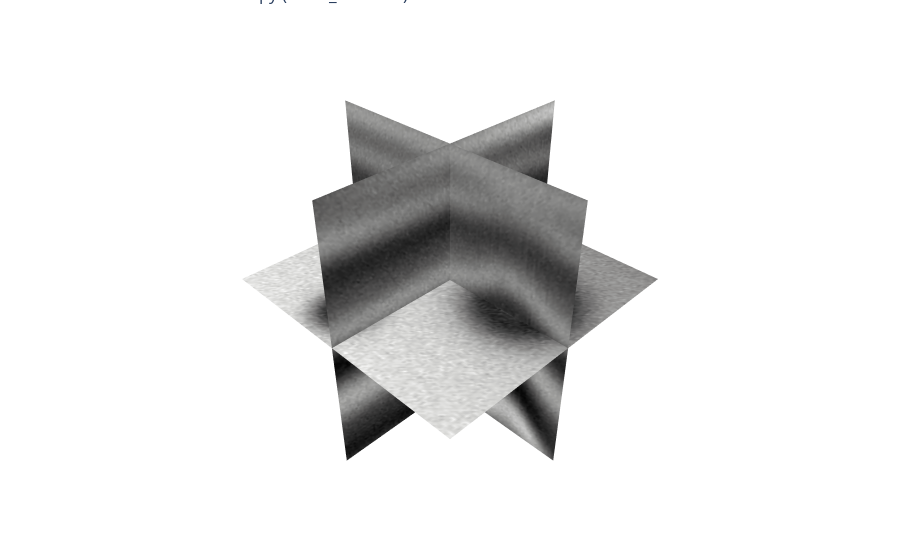

The notebook cell saved with this chart:
### Code cell
# Set mask_mode manually or based on your earlier config

# Start figure
fig = go.Figure()

# 1) Add the seismic grayscale slices (unchanged)
fig.add_trace(go.Surface(
    z=np.tile(np.arange(nz)[::-1], (ny, 1)).T,
    x=np.full((nz, ny), nx // 2),
    y=np.tile(np.arange(ny), (nz, 1)),
    surfacecolor=inline_norm,
    colorscale="Gray", showscale=False
))
fig.add_trace(go.Surface(
    z=np.tile(np.arange(nz)[::-1], (nx, 1)).T,
    x=np.tile(np.arange(nx), (nz, 1)),
    y=np.full((nz, nx), ny // 2),
    surfacecolor=crossline_norm,
    colorscale="Gray", showscale=False
))
fig.add_trace(go.Surface(
    z=np.full((ny, nx), nz // 2),
    x=np.tile(np.arange(nx), (ny, 1)),
    y=np.tile(np.arange(ny).reshape(-1, 1), (1, nx)),
    surfacecolor=np.rot90(timeslice_norm, k=-1),
    colorscale="Gray", showscale=False
))

# 2) Add faults based on mask_mode
def plot_fault_points(slice_mask, axis_index, slice_type, color, label):
    if slice_type == "inline":
        ks, js = np.where(slice_mask)
        fig.add_trace(go.Scatter3d(
            x=np.full_like(ks, axis_index),
            y=js,
            z=nz - 1 - ks,
            mode='markers',
            marker=dict(color=color, size=2),
            name=label
        ))
    elif slice_type == "crossline":
        ks, is_ = np.where(slice_mask)
        fig.add_trace(go.Scatter3d(
            x=is_,
            y=np.full_like(is_, axis_index),
            z=nz - 1 - ks,
            mode='markers',
            marker=dict(color=color, size=2),
            name=label
        ))
    elif slice_type == "timeslice":
        is_, js = np.where(slice_mask)
        fig.add_trace(go.Scatter3d(
            x=is_,
            y=js,
            z=np.full_like(is_, axis_index),
            mode='markers',
            marker=dict(color=color, size=2),
            name=label
        ))

if mask_mode == 0:
    # Binary faults → white
    plot_fault_points(inline_m == 1, nx // 2, "inline", "white", "Inline Faults")
    plot_fault_points(cross_m == 1, ny // 2, "crossline", "white", "Crossline Faults")
    plot_fault_points(timeslice_m == 1, nz // 2, "timeslice", "white", "Time-Slice Faults")

elif mask_mode == 1:
    # Multiclass: 1 = green, 2 = purple
    plot_fault_points(inline_m == 1, nx // 2, "inline", "green", "Inline Normal Faults")
    plot_fault_points(inline_m == 2, nx // 2, "inline", "purple", "Inline Inverse Faults")

    plot_fault_points(cross_m == 1, ny // 2, "crossline", "green", "Crossline Normal Faults")
    plot_fault_points(cross_m == 2, ny // 2, "crossline", "purple", "Crossline Inverse Faults")

    plot_fault_points(timeslice_m == 1, nz // 2, "timeslice", "green", "Time-Slice Normal Faults")
    plot_fault_points(timeslice_m == 2, nz // 2, "timeslice", "purple", "Time-Slice Inverse Faults")

# 3) Layout
fig.update_layout(
    scene=dict(
        xaxis=dict(visible=False),
        yaxis=dict(visible=False),
        zaxis=dict(visible=False),
        aspectmode='data'
    ),
    margin=dict(l=0, r=0, b=0, t=0),
    title=f"3D Fault Visualization — {selected_file} (mask_mode={mask_mode})"
)

fig.show()

### Figure 1 — Plotly figure (JSON) as saved in the notebook; plotly's stock layout.template omitted (floating-point values rounded to 4 significant figures; data arrays with more than 128 entries replaced by an {"elided": "..."} marker saying what was removed)
{"data": [{"colorscale": [[0, "rgb(0, 0, 0)"], [0.09091, "rgb(16, 16, 16)"], [0.1818, "rgb(38, 38, 38)"], [0.2727, "rgb(59, 59, 59)"], [0.3636, "rgb(81, 80, 80)"], [0.4545, "rgb(102, 101, 101)"], [0.5455, "rgb(124, 123, 122)"], [0.6364, "rgb(146, 146, 145)"], [0.7273, "rgb(171, 171, 170)"], [0.8182, "rgb(197, 197, 195)"], [0.9091, "rgb(224, 224, 223)"], [1, "rgb(254, 254, 253)"]], "showscale": false, "surfacecolor": {"elided": "128x128 int values"}, "type": "surface", "x": {"elided": "128x128 int values"}, "y": {"elided": "128x128 int values"}, "z": {"elided": "128x128 int values"}}, {"colorscale": [[0, "rgb(0, 0, 0)"], [0.09091, "rgb(16, 16, 16)"], [0.1818, "rgb(38, 38, 38)"], [0.2727, "rgb(59, 59, 59)"], [0.3636, "rgb(81, 80, 80)"], [0.4545, "rgb(102, 101, 101)"], [0.5455, "rgb(124, 123, 122)"], [0.6364, "rgb(146, 146, 145)"], [0.7273, "rgb(171, 171, 170)"], [0.8182, "rgb(197, 197, 195)"], [0.9091, "rgb(224, 224, 223)"], [1, "rgb(254, 254, 253)"]], "showscale": false, "surfacecolor": {"elided": "128x128 int values"}, "type": "surface", "x": {"elided": "128x128 int values"}, "y": {"elided": "128x128 int values"}, "z": {"elided": "128x128 int values"}}, {"colorscale": [[0, "rgb(0, 0, 0)"], [0.09091, "rgb(16, 16, 16)"], [0.1818, "rgb(38, 38, 38)"], [0.2727, "rgb(59, 59, 59)"], [0.3636, "rgb(81, 80, 80)"], [0.4545, "rgb(102, 101, 101)"], [0.5455, "rgb(124, 123, 122)"], [0.6364, "rgb(146, 146, 145)"], [0.7273, "rgb(171, 171, 170)"], [0.8182, "rgb(197, 197, 195)"], [0.9091, "rgb(224, 224, 223)"], [1, "rgb(254, 254, 253)"]], "showscale": false, "surfacecolor": {"elided": "128x128 int values"}, "type": "surface", "x": {"elided": "128x128 int values"}, "y": {"elided": "128x128 int values"}, "z": {"elided": "128x128 int values"}}, {"marker": {"color": "white", "size": 2}, "mode": "markers", "name": "Inline Faults", "type": "scatter3d", "x": [], "y": [], "z": []}, {"marker": {"color": "white", "size": 2}, "mode": "markers", "name": "Crossline Faults", "type": "scatter3d", "x": [], "y": [], "z": []}, {"marker": {"color": "white", "size": 2}, "mode": "markers", "name": "Time-Slice Faults", "type": "scatter3d", "x": [], "y": [], "z": []}], "layout": {"margin": {"b": 0, "l": 0, "r": 0, "t": 0}, "scene": {"aspectmode": "data", "xaxis": {"visible": false}, "yaxis": {"visible": false}, "zaxis": {"visible": false}}, "title": {"text": "3D Fault Visualization — 9.npy (mask_mode=0)"}}}
